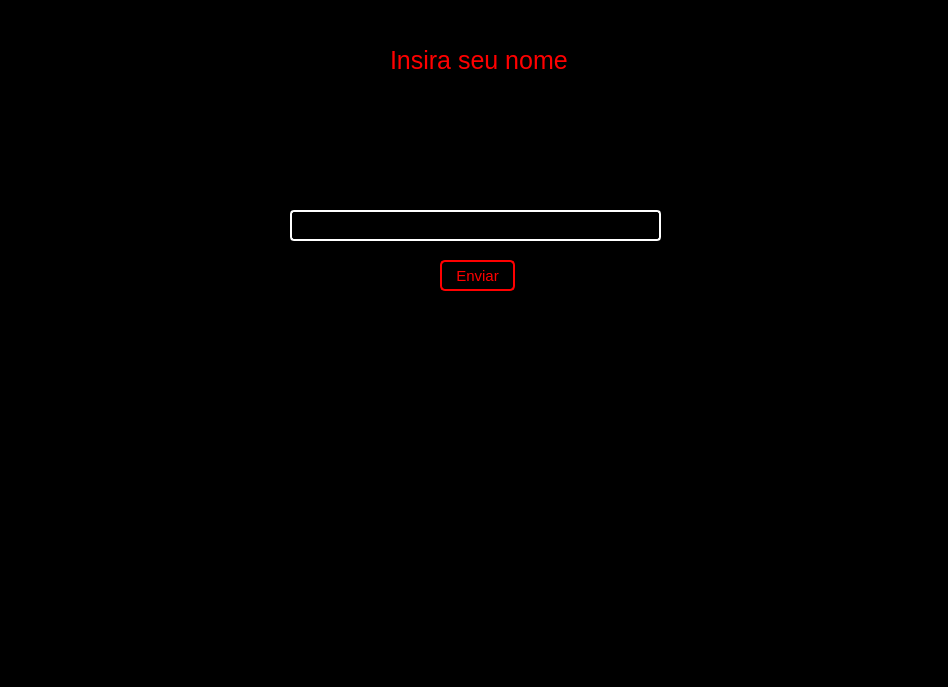
<?xml version="1.0" encoding="UTF-8"?>
<ui version="4.0">
 <class>MainWindow</class>
 <widget class="QMainWindow" name="MainWindow">
  <property name="geometry">
   <rect>
    <x>0</x>
    <y>0</y>
    <width>948</width>
    <height>687</height>
   </rect>
  </property>
  <property name="windowTitle">
   <string>MainWindow</string>
  </property>
  <property name="styleSheet">
   <string notr="true">background-color: rgb(0, 0, 0);</string>
  </property>
  <widget class="QWidget" name="centralwidget">
   <widget class="QLineEdit" name="lineEdit">
    <property name="geometry">
     <rect>
      <x>290</x>
      <y>210</y>
      <width>371</width>
      <height>31</height>
     </rect>
    </property>
    <property name="styleSheet">
     <string notr="true">border:2px solid white;
border-radius:4px;
color:white;</string>
    </property>
   </widget>
   <widget class="QPushButton" name="pushButton">
    <property name="geometry">
     <rect>
      <x>440</x>
      <y>260</y>
      <width>75</width>
      <height>31</height>
     </rect>
    </property>
    <property name="styleSheet">
     <string notr="true">color:red;
font-size:15px;
border:2px solid red;
border-radius:5px;</string>
    </property>
    <property name="text">
     <string>Enviar</string>
    </property>
   </widget>
   <widget class="QLabel" name="label">
    <property name="geometry">
     <rect>
      <x>390</x>
      <y>50</y>
      <width>181</width>
      <height>21</height>
     </rect>
    </property>
    <property name="styleSheet">
     <string notr="true">color:red;
font-size:25px;</string>
    </property>
    <property name="text">
     <string>Insira seu nome</string>
    </property>
   </widget>
   <widget class="QLabel" name="label_2">
    <property name="geometry">
     <rect>
      <x>250</x>
      <y>340</y>
      <width>421</width>
      <height>311</height>
     </rect>
    </property>
    <property name="toolTip">
     <string>&lt;html&gt;&lt;head/&gt;&lt;body&gt;&lt;p align=&quot;center&quot;&gt;&lt;br/&gt;&lt;/p&gt;&lt;/body&gt;&lt;/html&gt;</string>
    </property>
    <property name="whatsThis">
     <string>&lt;html&gt;&lt;head/&gt;&lt;body&gt;&lt;p&gt;&lt;br/&gt;&lt;/p&gt;&lt;/body&gt;&lt;/html&gt;</string>
    </property>
    <property name="styleSheet">
     <string notr="true">color:red;
font-size:20px;
</string>
    </property>
    <property name="text">
     <string/>
    </property>
   </widget>
  </widget>
  <widget class="QMenuBar" name="menubar">
   <property name="geometry">
    <rect>
     <x>0</x>
     <y>0</y>
     <width>948</width>
     <height>21</height>
    </rect>
   </property>
  </widget>
  <widget class="QStatusBar" name="statusbar"/>
 </widget>
 <resources/>
 <connections/>
</ui>
